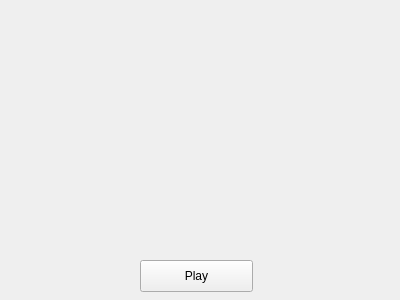
<?xml version="1.0" encoding="UTF-8"?>
<ui version="4.0">
 <class>Widget</class>
 <widget class="QWidget" name="Widget">
  <property name="geometry">
   <rect>
    <x>0</x>
    <y>0</y>
    <width>400</width>
    <height>300</height>
   </rect>
  </property>
  <property name="windowTitle">
   <string>Tone generator</string>
  </property>
  <widget class="QPushButton" name="pushButton">
   <property name="geometry">
    <rect>
     <x>140</x>
     <y>260</y>
     <width>113</width>
     <height>32</height>
    </rect>
   </property>
   <property name="text">
    <string>Play</string>
   </property>
  </widget>
 </widget>
 <layoutdefault spacing="6" margin="11"/>
 <resources/>
 <connections/>
</ui>
